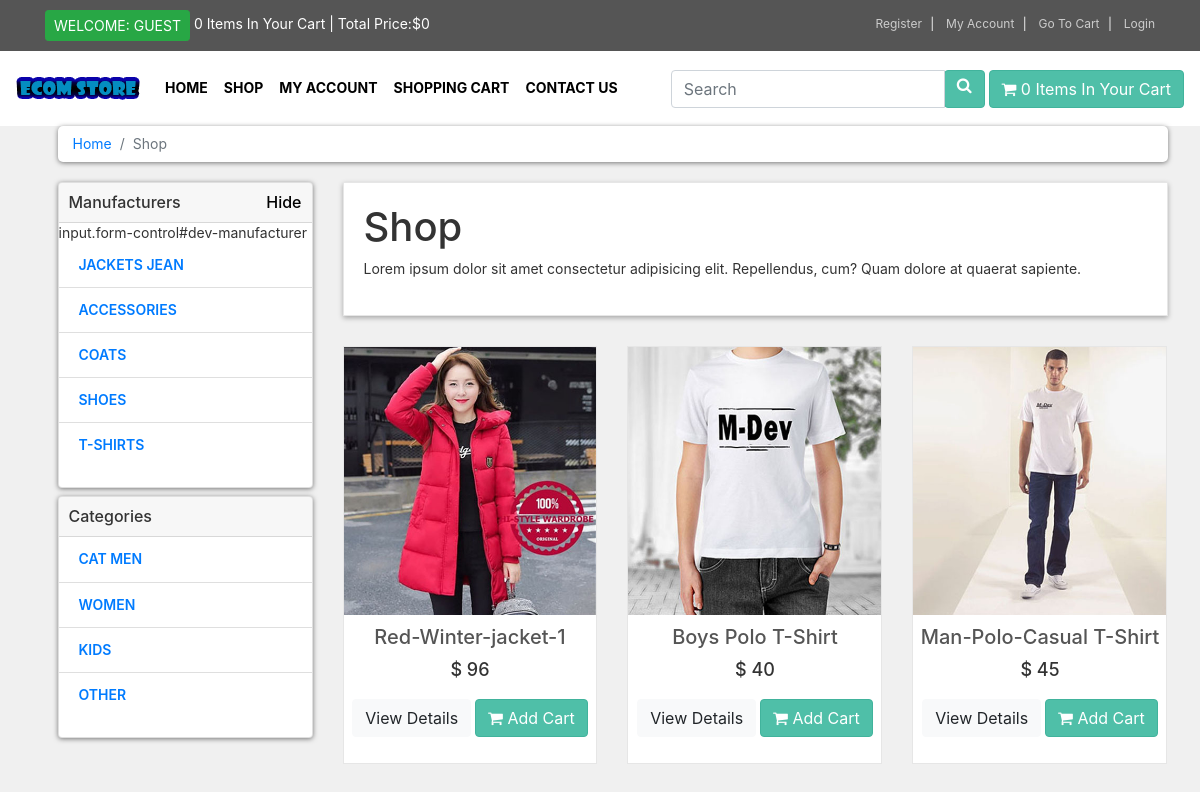
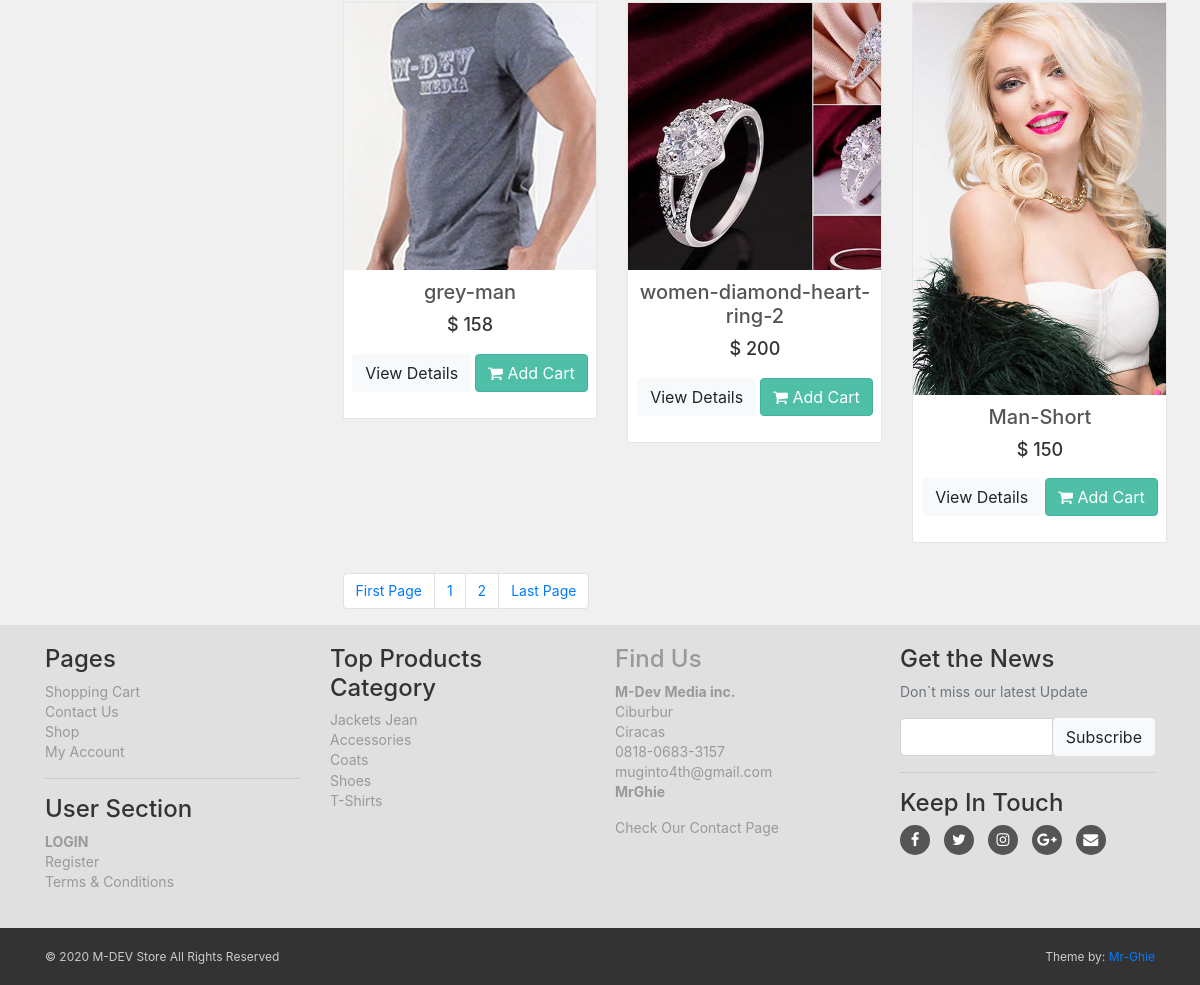
The page /shop.php on the database its author committed (2 pictures, top to bottom).
### tables this page shows
CREATE TABLE `product_categories` (
  `p_cat_id` int(100) NOT NULL,
  `p_cat_title` text NOT NULL,
  `p_cat_desc` text NOT NULL
);

CREATE TABLE `categories` (
  `cat_id` int(100) NOT NULL,
  `cat_title` text NOT NULL,
  `cat_desc` text NOT NULL
);

CREATE TABLE `products` (
  `product_id` int(100) NOT NULL,
  `p_cat_id` int(100) NOT NULL,
  `cat_id` int(100) NOT NULL,
  `date` timestamp NOT NULL DEFAULT CURRENT_TIMESTAMP ON UPDATE CURRENT_TIMESTAMP,
  `product_title` text NOT NULL,
  `product_img1` text NOT NULL,
  `product_img2` text NOT NULL,
  `product_img3` text NOT NULL,
  `product_price` int(100) NOT NULL,
  `product_keywords` text NOT NULL,
  `product_desc` text NOT NULL
);

### shop.php (the view, shortened to what this page needs)
  <?php
   include("includes/header.php");
  ?>
  <div id="content">
      <div class="container">
          <div class="row">
              <div class="col-md-12">
                <ol class="breadcrumb">
                    <li class="breadcrumb-item">
                        <a href="#">Home</a>
                    </li>
                    <li class="breadcrumb-item active">
                        Shop
                    </li>
                </ol>
              </div>
              <div class="col-md-3">
                <?php
                include("includes/sidebar.php");
                ?>
              </div>
              <div class="col-md-9">
              <?php
                  if (!isset($_GET['p_cat'])) {
                      if (!isset($_GET['cat'])) {
                            echo "
                            <div class='box'>
                                <h1>Shop</h1>
                                <p>
                                    Lorem ipsum dolor sit amet consectetur
                                    adipisicing elit. Repellendus, cum? Quam dolore
                                    at quaerat sapiente.
                                </p>
                            </div>
                            ";
                         }
                    }
                  ?>
                  <div class="row">
                      <?php
                          if (!isset($_GET['p_cat'])) {
                             if (!isset($_GET['cat'])) {
                                $per_page = 6;
                                if(isset($_GET['page'])) {
                                    $page = $_GET['page'];
                                }else{
                                    $page = 1;
                                    }
                                $start_from = ($page-1) * $per_page;
                                $get_products = "select * from products order by 1 DESC LIMIT $start_from,$per_page";
                                $run_products = mysqli_query($con,$get_products);
                                while ($row_products = mysqli_fetch_array($run_products)) {
                                    $pro_id = $row_products['product_id'];
                                    $pro_title = $row_products['product_title'];
                                    $pro_price = $row_products['product_price'];
                                    $pro_img1 = $row_products['product_img1'];
                                    echo "
                                     <div class='col-sm-6 col-md-4 center-responsive'>
                                        <div class='product'>
                                           <a href='details.php?pro_id=$pro_id'>
                                             <img src='admin_area/product_images/$pro_img1' class='img-fluid'>
                                           </a>
                                           <div class='text'>
                                             <h3>
                                             <a href='details.php?pro_id=$pro_id'> $pro_title </a>
                                             </h3>
                                             <p class='price'>
                                                $ $pro_price
                                            </p>
                                            <p class='button'>
                                                <a  class='btn btn-light' href='details.php?pro_id=$pro_id'>
                                                View Details
                                                </a>
                                                <a  class='btn btn-primary' href='details.php?pro_id=$pro_id'>
                                                <i class='fa fa-shopping-cart'></i> Add Cart
                                                </a>
                                            </p>
                                           </div>
                                        </div>
                                     </div>
                                    ";
                                }
                      ?>
                  </div>
                       <center>
                          <ul class="pagination">
                              <?php
                              $query = "select * from products";
                              $result = mysqli_query($con,$query);
                              $total_records = mysqli_num_rows($result);
                              $total_pages = ceil($total_records / $per_page);
                              echo "
                              <li class='page-item'>
                                 <a href='shop.php?page=1' class='page-link'>".'First Page'."</a>
                              </li>
                              ";
                              for ($i=1; $i <= $total_pages ; $i++) {
                                echo "
                                <li class='page-item'>
                                  <a href='shop.php?page=".$i."' class='page-link'> ".$i." </a>
                                </li>
                                ";
                              };
                              echo "
                              <li class='page-item'>
                                 <a href='shop.php?page=$total_pages' class='page-link'>".'Last Page'."</a>
                              </li>
                              ";
                                   }
                                }
                              ?>
                          </ul>
                       </center>
              </div>
          </div>
      </div>
  </div>
  <?php
   include("includes/footer.php");
  ?>
  </body>
</html>

### functions/functions.php (shortened to what this page needs)
<?php
 $db = mysqli_connect("localhost","root","","ecom_store");
 function getRealIpUser() {
    switch(true) {
        default : return $_SERVER['REMOTE_ADDR'];
    }
 }
function getPCats() {
     global $db;
     $get_p_cats = "select * from product_categories";
     $run_p_cats = mysqli_query($db,$get_p_cats);
     while ($row_p_cats = mysqli_fetch_array($run_p_cats)) {
      $p_cat_id = $row_p_cats['p_cat_id'];
      $p_cat_title = $row_p_cats['p_cat_title'];
      echo "
         <li class='list-group-item'>
            <a href='shop.php?p_cat=$p_cat_id'> $p_cat_title </a>
         </li>
      ";
     }
}
function getCats() {
  global $db;
  $get_cats = "select * from categories";
  $run_cats = mysqli_query($db,$get_cats);
  while ($row_cats = mysqli_fetch_array($run_cats)) {
   $cat_id = $row_cats['cat_id'];
   $cat_title = $row_cats['cat_title'];
   echo "
      <li class='list-group-item'>
         <a href='shop.php?cat=$cat_id'> $cat_title </a>
      </li>
   ";
  }
}
function items() {
   global $db;
   $ip_add = getRealIpUser();
   $get_items = "select * from cart where ip_add='$ip_add'";
   $run_items = mysqli_query($db,$get_items);
   $count_itmes = mysqli_num_rows($run_items);
   echo $count_itmes;
}
function total_price() {
   $total = 0;
   echo "$" . $total;
}
?>

### includes/footer.php (shortened to what this page needs)
<div id="footer">
    <div class="container">
        <div class="row">
            <div class="col-sm-6 col-md-3">
             <h4>Pages</h4>
              <ul>
                  <li><a href="cart.php">Shopping Cart</a></li>
                  <li><a href="contact.php">Contact Us</a></li>
                  <li><a href="shop.php">Shop</a></li>
                  <li><a href="customer/my_account.php">My Account</a></li>
              </ul>
              <hr>
              <h4>User Section</h4>
              <ul>
                    <?php
                        if (!isset($_SESSION['customer_email'])) {
                            echo "<a  class='nav-link' href='checkout.php'>Login</a>";
                        }
                        else {
                            echo "<a  class='nav-link' href='customer/my_account.php?my_orders'>My Account</a>";
                        }
                    ?>
                  <li><a href="customer_register.php">Register</a></li>
                  <li><a href="terms.php">Terms & Conditions</a></li>
              </ul>
            </div>
            <div class="col-sm-6 col-md-3">
               <h4>Top Products Category</h4>
               <ul>
                   <?php
                    $get_p_cats = "select * from product_categories";
                    $run_p_cats = mysqli_query($con,$get_p_cats);
                    while ($row_p_cats = mysqli_fetch_array($run_p_cats)) {
                        $p_cat_id = $row_p_cats['p_cat_id'];
                        $p_cat_title = $row_p_cats['p_cat_title'];
                        echo "
                           <li>
                              <a href='shop.php?p_cat=$p_cat_id'>
                                $p_cat_title
                              <?a>
                           </li>
                        ";
                    }
                   ?>
               </ul>
            </div>
            <div class="col-sm-6 col-md-3">
              <h4>Find Us</h4>
              <p>
                <strong>M-Dev Media inc.</strong>
                <br>Ciburbur
                <br>Ciracas
                <br>0818-0683-3157
                <br>muginto4th@gmail.com
                <br><strong>MrGhie</strong>
              </p>
              <a href="contact.php">Check Our Contact Page</a>
            </div>
            <div class="col-sm-6 col-md-3">
                <h4>Get the News</h4>
                <p class="text-muted">
                    Don`t miss our latest Update
                </p>
                <form action="" method="POST">
                    <div class="input-group">
                        <input type="text" class="form-control" name="email">
                        <span class="input-group-btn">
                            <input type="submit" value="Subscribe" class="btn btn-light">
                        </span>
                    </div>
                </form>
                <hr>
                <h4>Keep In Touch</h4>
                <p class="social">
                    <a href="#" class="fa fa-facebook"></a>
                    <a href="#" class="fa fa-twitter"></a>
                    <a href="#" class="fa fa-instagram"></a>
                    <a href="#" class="fa fa-google-plus"></a>
                    <a href="#" class="fa fa-envelope"></a>
                </p>
            </div>
        </div>
    </div>
</div>
<div id="copyright">
    <div class="container">
        <div class="row">
            <div class="col-md-6">
                <p class="pull-left">&copy; 2020 M-DEV Store All Rights Reserved</p>
            </div>
            <div class="col-md-6">
                <p class="pull-right">Theme by: <a href="#">Mr-Ghie</a></p>
            </div>
        </div>
    </div>
</div>

### style/style.css (style rules this page uses)
* { margin: 0; padding: 0; }
body { font-size: 14px; line-height: 1.43; color: #333333; background: #f0f0f0; overflow-x: hidden; }
.nav-link { text-transform: uppercase; font-weight: bold; font-size: 14px; color: #000000; }
.btn-primary { color:rgb(255, 255,255); background: rgb(79, 191, 168); border-color: rgb(65, 179,156); }
.box { background: #ffffff; margin: 0 0 30px; border: 1px solid #e6e6e6; box-sizing: border-box; padding: 20px; box-shadow: 0px 2px 5px rgba(0, 0, 0, .3); }
#content { padding-left: 25px; }
#content .product { background: #ffffff; border: 1px solid #e6e6e6; margin-bottom: 30px; box-sizing: border-box; }
#content .product .text { padding: 10px 0px 0px; }
#content .product .text .price { font-size: 18px; text-align: center; font-weight: 500; }
#content .product .text .button { text-align: center; clear: both; }
#content .product .text .button .btn { margin-bottom: 10px; }
#content .product .text h3 { text-align: center; font-size: 20px; }
#content .product .text h3 a { color: rgb(85, 85, 85); }
#footer { background: #e0e0e0; padding: 20px 0; }
#footer a { color: #999999; padding: 0; text-decoration: none; }
#footer ul { list-style: none; padding: 0px; }
.social { text-align: left; }
#footer .social a { margin: 0px 10px 0px 0px; display: inline-block; color: #ffffff; width: 30px; height: 30px; border-radius: 15px; line-height: 30px; font-size: 15px; text-align: center; vertical-align: bottom; background: #555555; text-decoration: none; }
#copyright { background: #333333; color: #cccccc; padding: 20px 0px; font-size: 12px; }
#copyright p { margin: 0px; }
.breadcrumb { padding: 8px 15px; margin-bottom: 20px; background: #ffffff; border-radius: 5px; box-shadow: 0px 1px 5px rgba(0, 0, 0, .5); }
.breadcrumb> li + li::before { content: ">\00a0"; color: #cccccc; }
#content .card.sidebar-menu ul.list-group.category-menu li a { text-transform: uppercase; font-weight: 600; }

### rows shown on the page
product_categories: p_cat_title "JACKETS JEAN", p_cat_title "Jackets Jean"
product_categories: p_cat_title "ACCESSORIES", p_cat_title "Accessories"
product_categories: p_cat_title "COATS", p_cat_title "Coats"
product_categories: p_cat_title "SHOES", p_cat_title "Shoes"
product_categories: p_cat_title "T-SHIRTS", p_cat_title "T-Shirts"
categories: cat_title "CAT MEN"
categories: cat_title "WOMEN"
categories: cat_title "KIDS"
categories: cat_title "OTHER"
products: product_img1 (picture), product_title "Red-Winter-jacket-1", product_price "96"
products: product_img1 (picture), product_title "Boys Polo T-Shirt", product_price "40"
products: product_img1 (picture), product_title "Man-Polo-Casual T-Shirt", product_price "45"
products: product_img1 (picture), product_title "grey-man", product_price "158"
products: product_img1 (picture), product_title "women-diamond-heart-ring-2", product_price "200"
products: product_img1 (picture), product_title "Man-Short", product_price "150"

### other values the page prints
$count_itmes "0 0"
$total "0"
